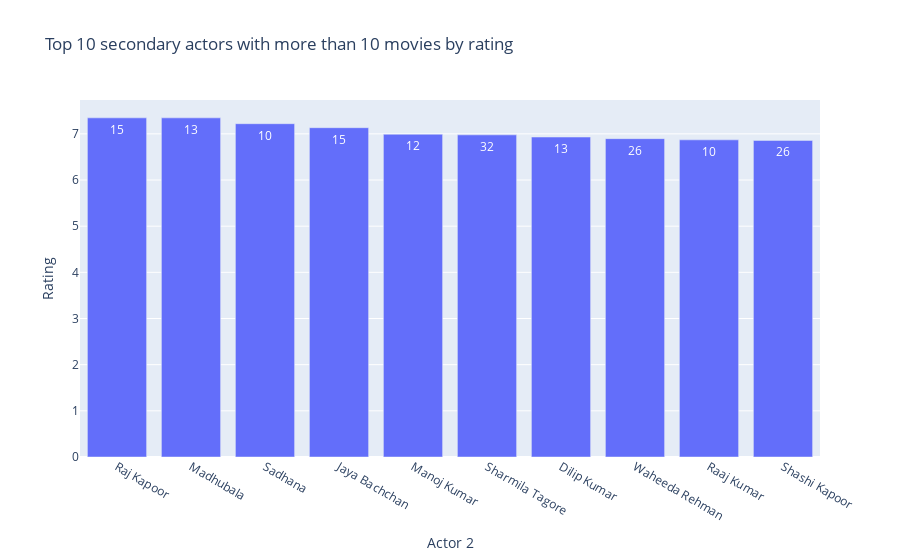

Here is the notebook cell this chart was saved with:
### Code cell
top_10_actors2 = top_10_rating("Actor 2")

iplot(px.bar(data_frame=top_10_actors2,x="Actor 2",y="mean",text="count",labels = {'mean':'Rating','count':'Number of movies'},\
            title="Top 10 secondary actors with more than 10 movies by rating"))

### Figure 1 — Plotly figure (JSON) as saved in the notebook; plotly's stock layout.template omitted (floating-point values rounded to 4 significant figures)
{"data": [{"alignmentgroup": "True", "hovertemplate": "Actor 2=%{x}<br>Rating=%{y}<br>Number of movies=%{text}<extra></extra>", "legendgroup": "", "marker": {"color": "#636efa", "pattern": {"shape": ""}}, "name": "", "offsetgroup": "", "orientation": "v", "showlegend": false, "text": [15, 13, 10, 15, 12, 32, 13, 26, 10, 26], "textposition": "auto", "type": "bar", "x": ["Raj Kapoor", "Madhubala", "Sadhana", "Jaya Bachchan", "Manoj Kumar", "Sharmila Tagore", "Dilip Kumar", "Waheeda Rehman", "Raaj Kumar", "Shashi Kapoor"], "xaxis": "x", "y": [7.347, 7.346, 7.22, 7.133, 6.992, 6.978, 6.931, 6.896, 6.87, 6.858], "yaxis": "y"}], "layout": {"barmode": "relative", "legend": {"tracegroupgap": 0}, "title": {"text": "Top 10 secondary actors with more than 10 movies by rating"}, "xaxis": {"anchor": "y", "domain": [0, 1], "title": {"text": "Actor 2"}}, "yaxis": {"anchor": "x", "domain": [0, 1], "title": {"text": "Rating"}}}}
